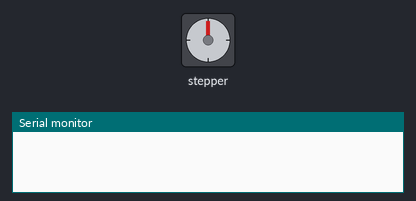
A sketch run on a simulated Arduino Uno, built with avr-gcc and run on an emulated ATmega328P. Shown: stepper motor, the last lines printed to the serial monitor. Wiring (inferred from the names in the program): stepper motor driver (200 steps per turn assumed): step pin 6; direction pin 5.

Above: at 0.05 s.
At 2.65 s:
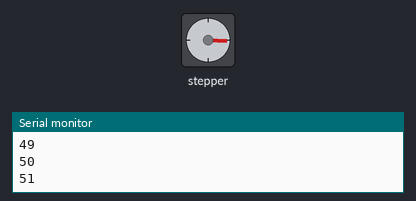
At 5.3 s:
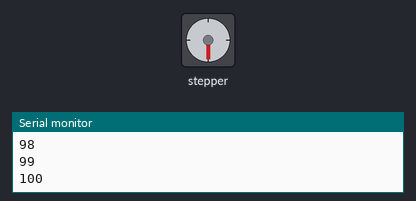
At 10.6 s:
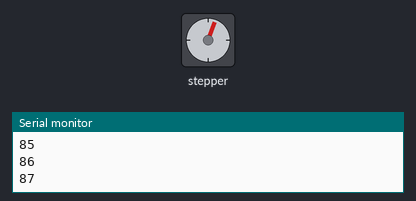
Timing chart, 0 to 15.9 s (numbered marks = the images above):
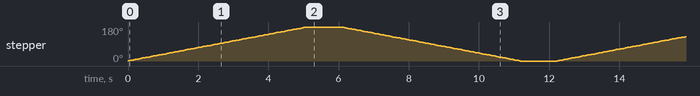

Measured:
- by itself, stepper: turns 180° clockwise in 5.1 s, then 180° counter-clockwise in 5.1 s, repeating every 12.2 s

The sketch:

test_StepperMotor.ino
```cpp
byte dirPin = 5;
byte stepPin = 6;

bool clockwise = true;

byte stepCounter = 0;

void setup() {
  pinMode(dirPin, OUTPUT);
  pinMode(stepPin, OUTPUT);
  Serial.begin(9600);
}

void loop() {
  // put your main code here, to run repeatedly:
  if(clockwise){
    digitalWrite(dirPin, HIGH);
  }
  else{
    digitalWrite(dirPin, LOW);
  }

  while(stepCounter < 100){
    digitalWrite(stepPin, HIGH);
    delay(1);
    digitalWrite(stepPin, LOW);
    delay(50);
    stepCounter++;
    Serial.println(stepCounter);
  }
  stepCounter = 0;
  clockwise = !clockwise;
  delay(1000);
}
```
